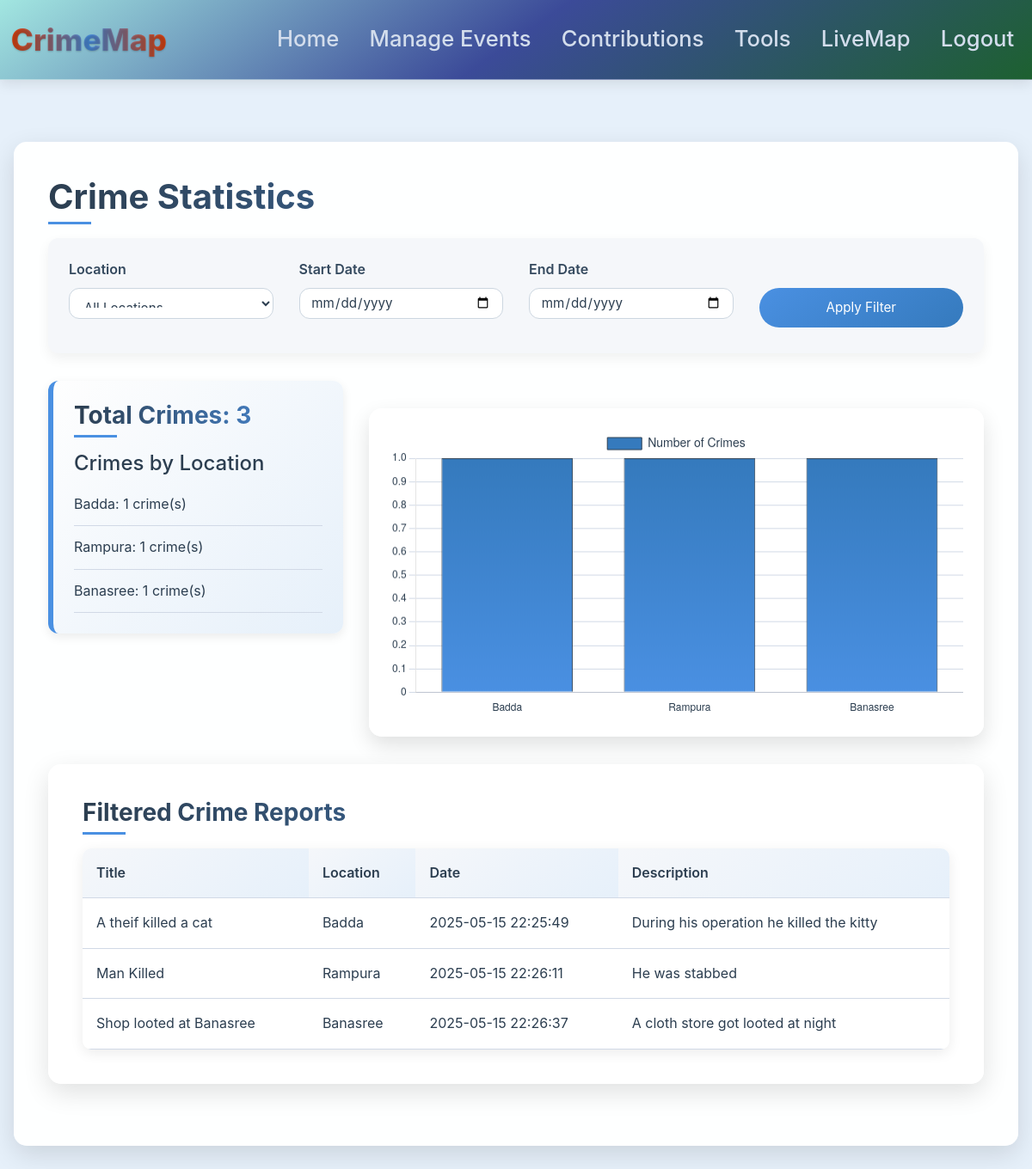
/stats (signed in), run on an earlier commit of the app's database.
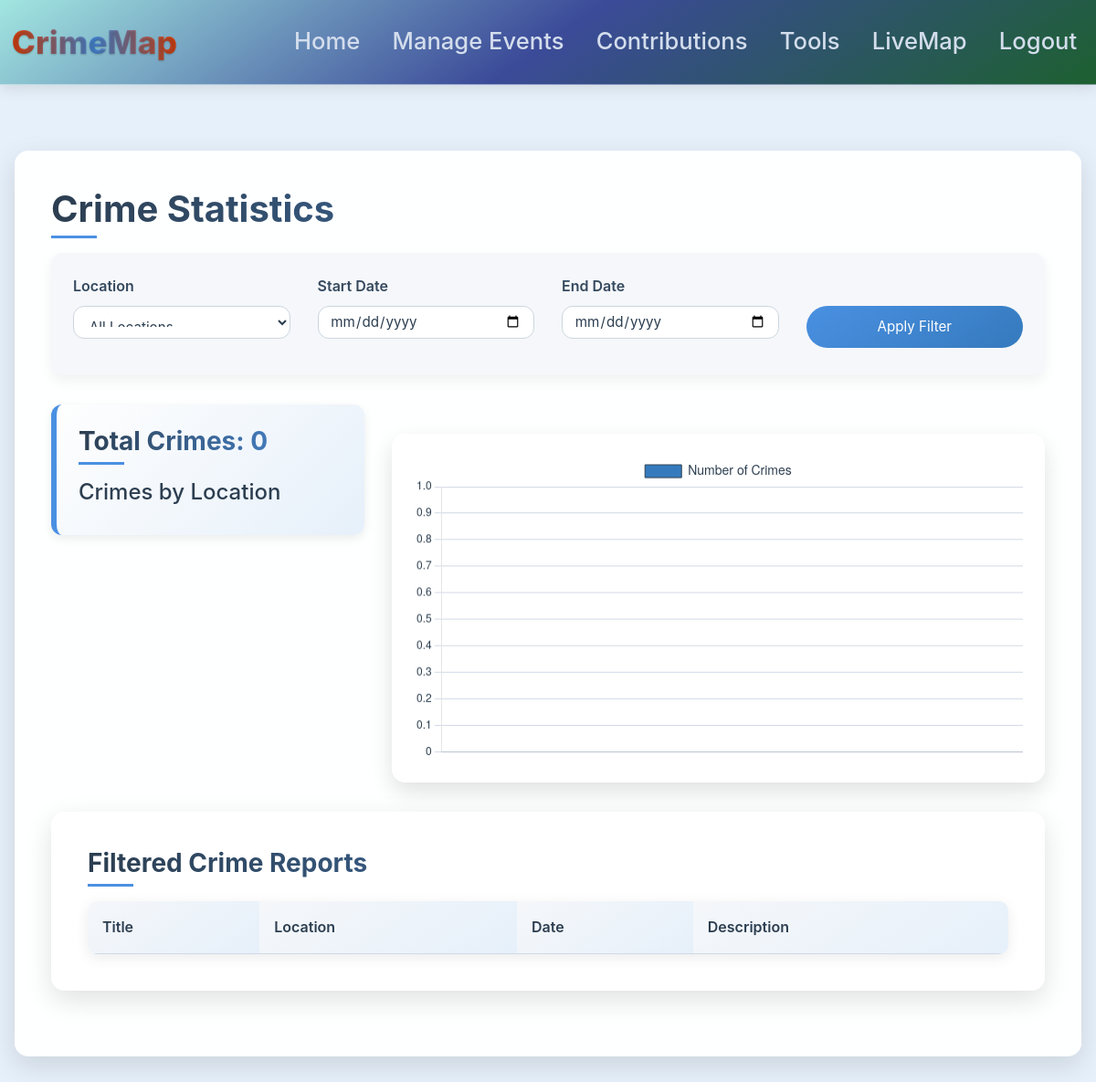
And on a later commit of the database.
### website/models.py (models this page shows)
class Crime(db.Model):
    __tablename__ = 'crime'
    __table_args__ = {'extend_existing': True}
    id = db.Column(db.Integer, primary_key=True)
    title = db.Column(db.String(100))
    location = db.Column(db.String(100))
    data = db.Column(db.String(10000))
    date = db.Column(db.DateTime(timezone=True), default=func.now())
    user_id = db.Column(db.Integer, db.ForeignKey('user.id'))

### website/views.py (the view)
@views.route('/stats', methods=['GET'])
@login_required
def stats():
    crimes = Crime.query.all()
    location_filter = request.args.get('location', '')
    start_date_str = request.args.get('start_date', '')
    end_date_str = request.args.get('end_date', '')
    if start_date_str:
        start_date = datetime.strptime(start_date_str, '%Y-%m-%d')
    else:
        start_date = datetime.min
    if end_date_str:
        end_date = datetime.strptime(end_date_str, '%Y-%m-%d')
    else:
        end_date = datetime.max
    filtered_crimes = [
        crime for crime in crimes
        if (start_date <= crime.date <= end_date) and (location_filter == '' or crime.location == location_filter)
    ]
    location_counts = Counter([crime.location for crime in filtered_crimes])
    locations = list(location_counts.keys())
    counts = list(location_counts.values())
    return render_template('stats.html',
        user=current_user,
        locations=locations,
        counts=counts,
        location_filter=location_filter,
        crime_count=len(filtered_crimes),
        location_counts=location_counts,
        crimes=filtered_crimes)  # Changed from crimes to filtered_crimes

### website/__init__.py (called while the page is built)
def create_app():
    app = Flask(__name__)
    app.config['SECRET_KEY'] = 'hjshjhdjah kjshkjdhjs'
    app.config['SQLALCHEMY_DATABASE_URI'] = f'sqlite:///{DB_NAME}'
    db.init_app(app)
    from .views import views
    from .auth import auth
    from .feedbacks import feedbacks
    app.register_blueprint(views, url_prefix='/')
    app.register_blueprint(auth, url_prefix='/')
    app.register_blueprint(feedbacks, url_prefix='/feedbacks')
    from .models import User
    with app.app_context():
        db.create_all()
    login_manager = LoginManager()
    login_manager.login_view = 'auth.login'
    login_manager.init_app(app)
    @login_manager.user_loader
    def load_user(id):
        return User.query.get(int(id))
    return app

### website/views.py (called while the page is built)
@views.context_processor
def inject_upcoming_events():
    upcoming_events = Event.query.filter(Event.date > datetime.now()).count()
    return {'upcoming_events': upcoming_events}

### website/templates/stats.html (shortened to what the changed rows need)
{% extends "base.html" %}
{% block content %}
<div class="stats-container">
    <h1>Crime Statistics</h1>
    <div class="row">
        <div class="col-md-4">
            <div class="highlight-box">
                <h3>Total Crimes: {{ crime_count }}</h3>
                <h4 style="margin-top: 1rem;">Crimes by Location</h4>
                <ul class="location-list">
                    {% for location, count in location_counts.items() %}
                        <li>{{ location }}: {{ count }} crime(s)</li>
                    {% endfor %}
                </ul>
            </div>
        </div>
        <div class="col-md-8">
            <div class="chart-container">
                <canvas id="crimeChart" data-toggle="tooltip" title="Bar chart of crimes by location"></canvas>
            </div>
        </div>
    </div>
    <div class="stats-container">
        <table class="stats-table">
            <thead>
                <tr>
                    <th>Title</th>
                    <th>Location</th>
                    <th>Date</th>
                    <th>Description</th>
                </tr>
            </thead>
            <tbody>
                {% for crime in crimes %}
                    <tr>
                        <td>{{ crime.title }}</td>
                        <td>{{ crime.location }}</td>
                        <td>{{ crime.date.strftime('%Y-%m-%d %H:%M:%S') }}</td>
                        <td>{{ crime.data }}</td>
                    </tr>
                {% endfor %}
            </tbody>
        </table>
    </div>
</div>
{% endblock %}
{% block javascript %}
<script>
    const locations1 = JSON.parse('{{ locations | tojson | safe }}');
    const counts1 = JSON.parse('{{ counts | tojson | safe }}');
    const ctx = document.getElementById('crimeChart').getContext('2d');
    new Chart(ctx, {
        type: 'bar',
        data: {
            labels: locations1,
            datasets: [{
                label: 'Number of Crimes',
                data: counts1,
                backgroundColor: function(context) {
                    const chart = context.chart;
                    const {ctx, chartArea} = chart;
                    if (!chartArea) return;
                    const gradient = ctx.createLinearGradient(0, chartArea.bottom, 0, chartArea.top);
                    gradient.addColorStop(0, '#4a90e2');
                    gradient.addColorStop(1, '#357abd');
                    return gradient;
                },
                borderColor: '#2c3e50',
                borderWidth: 1,
                hoverBackgroundColor: '#2c3e50',
                hoverBorderColor: '#4a90e2'
            }]
        },
        options: {
            responsive: true,
            scales: {
                y: {
                    beginAtZero: true,
                    grid: { color: '#d1d9e6' },
                    ticks: { color: '#2c3e50' }
                },
                x: {
                    grid: { display: false },
                    ticks: { color: '#2c3e50' }
                }
            },
            plugins: {
                legend: {
                    labels: {
                        color: '#2c3e50',
                        font: { size: 14 }
                    }
                },
                tooltip: {
                    backgroundColor: '#2c3e50',
                    titleColor: '#fff',
                    bodyColor: '#fff',
                    borderColor: '#4a90e2',
                    borderWidth: 1
                }
            },
            animation: {
                duration: 1000,
                easing: 'easeOutQuart'
            }
        }
    });
</script>
{% endblock %}

What changed in the data, as far as the page shows it:
removed Crime: location "Badda", id "1", title "A theif killed a cat", date "2025-05-15 22:25:49", data "During his operation he killed the kitty"
removed Crime: location "Rampura", count "1", title "Man Killed", date "2025-05-15 22:26:11", data "He was stabbed"
removed Crime: location "Banasree", count "1", title "Shop looted at Banasree", date "2025-05-15 22:26:37", data "A cloth store got looted at night"
Also different on the page:
{{ crime_count }}: "3" → "0"
chart data {{ locations | tojson | safe }}: ["Badda", "Rampura", "Banasree"] → []
chart data {{ counts | tojson | safe }}: [1, 1, 1] → []
